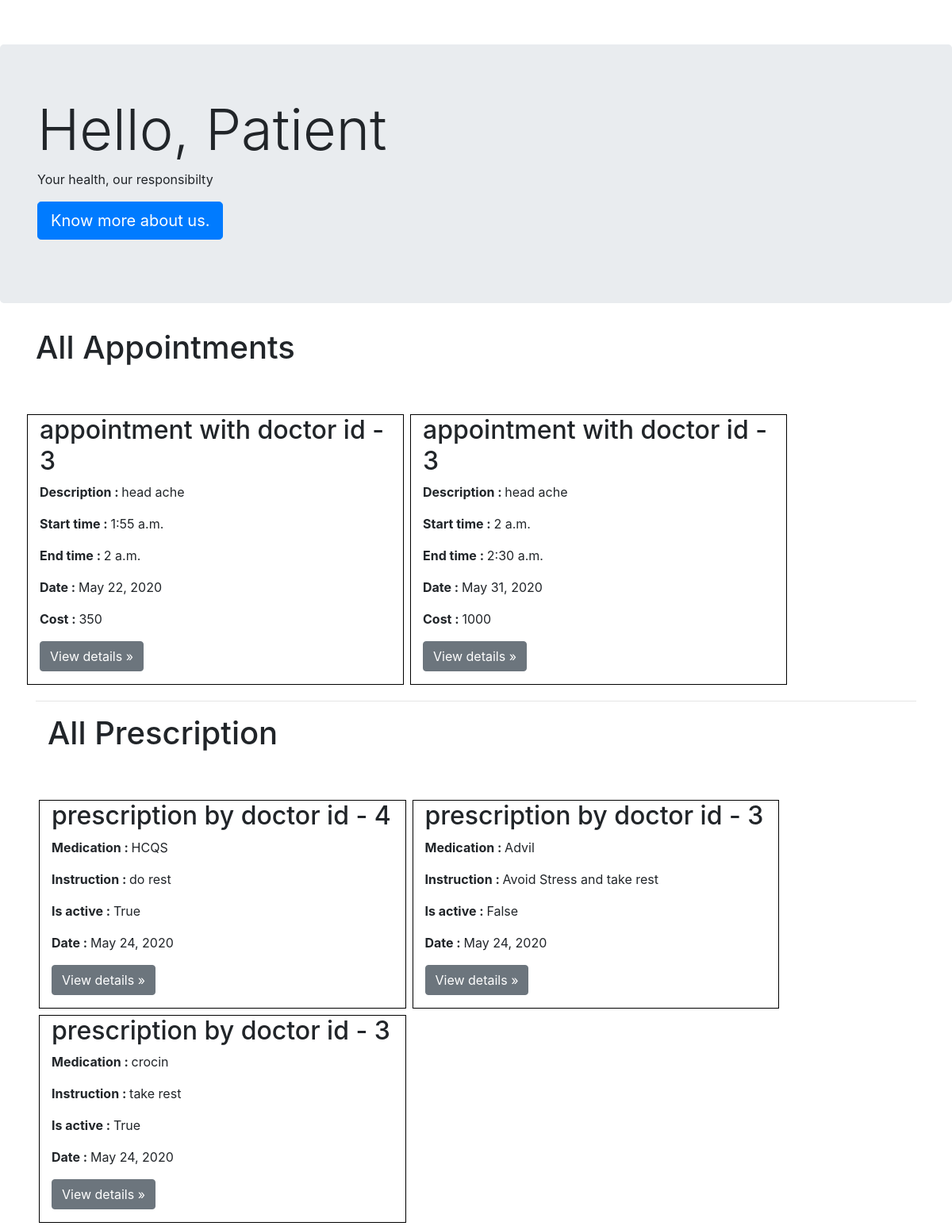
Screenshot of /dashboard (signed in) with the database file from the repository.
### accounts/models.py (models this page shows, shortened)
class Appointment(models.Model):
    doctor = models.ForeignKey(User, related_name="doctors",on_delete=models.PROTECT)
    patient = models.ForeignKey(User, related_name="patients",on_delete=models.PROTECT)
    description = models.CharField(max_length=200)
    active = models.BooleanField(default=True)
    startTime = models.TimeField()
    endTime = models.TimeField()
    date = models.DateField()
    cost=models.IntegerField(default=0,blank=True)

class Prescription(models.Model):
    patient = models.ForeignKey(User,on_delete=models.PROTECT,related_name="patient")
    doctor = models.ForeignKey(User, on_delete=models.PROTECT,related_name="doctor")
    date = models.DateField(auto_now_add=True)
    medication = models.CharField(max_length=100)
    instruction = models.CharField(max_length=200)
    active = models.BooleanField(default=True)

### accounts/views.py (the view, shortened to what this page needs)
# urls.py: path('dashboard',views.dashboard,name='dashboard'),
def dashboard(request):
    current_user = request.user
    current_user_id = current_user.id
    current_account = Account.objects.get(user_id=current_user_id)
    current_profile_id = current_account.profile_id
    current_profile = Profile.objects.get(id=current_profile_id)
    profile_info = {"firstname": current_profile.firstname,
                    "lastname": current_profile.lastname,
                    "phone": current_profile.phone,
                    }
    if(current_account.role=="Patient"):
        all_appointments = Appointment.objects.all().filter(patient_id=current_user_id)
        all_prescription = Prescription.objects.all().filter(patient_id=current_user_id)
        return render(request, 'dashboard.html',
                      {'profile_info': profile_info, 'role': current_account.role, 'all_appointments': all_appointments,
                       'all_prescription':all_prescription})
        pass

### templates/dashboard.html (shortened to what this page needs)
{% load static %}
<!DOCTYPE html>
<html lang="en">
<head>
    <link href="{% static 'css/bootstrap.css' %}" rel="stylesheet">
    <link href="{% static 'css/jumbotron.css' %}" rel="stylesheet">
</head>
<body>
    {% if user.is_authenticated %}
    {% if role == "Patient" %}
    <main role="main">
  <div class="jumbotron">
    <div class="container">
      <h1 class="display-3">Hello, Patient</h1>
      <p>Your health, our responsibilty</p>
      <p><a class="btn btn-primary btn-lg" href="#" role="button">Know more about us.</a></p>
    </div>
  </div>
  <div class="container">
      <h1>All Appointments</h1>
      <br><br>
    <div class="row">
        {% for appointment in all_appointments %}
      <div class="col-md-5"  style="border:1px solid black; margin:4px;">
        <h2>appointment with doctor id - {{appointment.doctor_id}}</h2>
        <p><b>Description : </b>{{appointment.description}}</p>
                    <p><b>Start time : </b>{{appointment.startTime}}</p>
                    <p><b>End time : </b>{{appointment.endTime}}</p>
                    <p><b>Date : </b>{{appointment.date}}</p>
                    <p><b>Cost : </b>{{appointment.cost}}</p>
        <p><a class="btn btn-secondary" href="#" role="button">View details &raquo;</a></p>
      </div>
        {% endfor%}
    </div>
    <hr>
    <div class="container">
        <h1>All Prescription</h1>
            <br><br>
        <div class="row" >
            {% for prescription in all_prescription %}
                    <div class="col-md-5"  style="border:1px solid black; margin:4px;">
        <h2>prescription by doctor id - {{prescription.doctor_id}}</h2>
                    <p><b>Medication : </b>{{prescription.medication}}</p>
                    <p><b>Instruction : </b>{{prescription.instruction}}</p>
                    <p><b>Is active : </b>{{prescription.active}}</p>
                    <p><b>Date : </b>{{prescription.date}}</p>
        <p><a class="btn btn-secondary" href="#" role="button">View details &raquo;</a></p>
                        </div>
                        {%endfor%}
        </div>
  </div>
</main>
    {% endif %}
{% endif %}
</body>
</html>

### static/css/jumbotron.css (style rules this page uses)
body { padding-top: 3.5rem; }

### rows the page displays
Appointment: doctor_id "3", description "head ache", startTime "1:55 a.m.", endTime "2 a.m.", date "May 22, 2020", cost "350"
Appointment: doctor_id "3", description "head ache", startTime "2 a.m.", endTime "2:30 a.m.", date "May 31, 2020", cost "1000"
Prescription: doctor_id "4", medication "HCQS", instruction "do rest", active "True", date "May 24, 2020"
Prescription: doctor_id "3", medication "Advil", instruction "Avoid Stress and take rest", active "False", date "May 24, 2020"
Prescription: doctor_id "3", medication "crocin", instruction "take rest", active "True", date "May 24, 2020"
